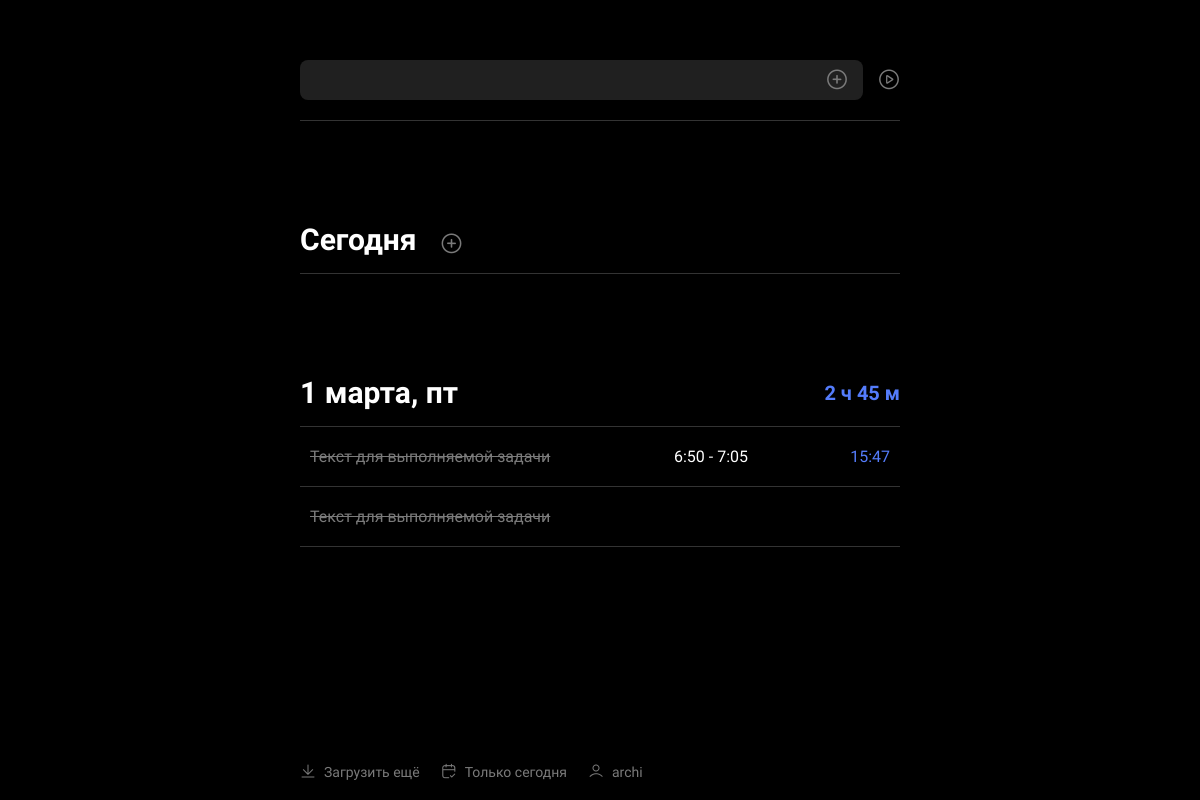
The page / (signed in) on the database as committed earlier.
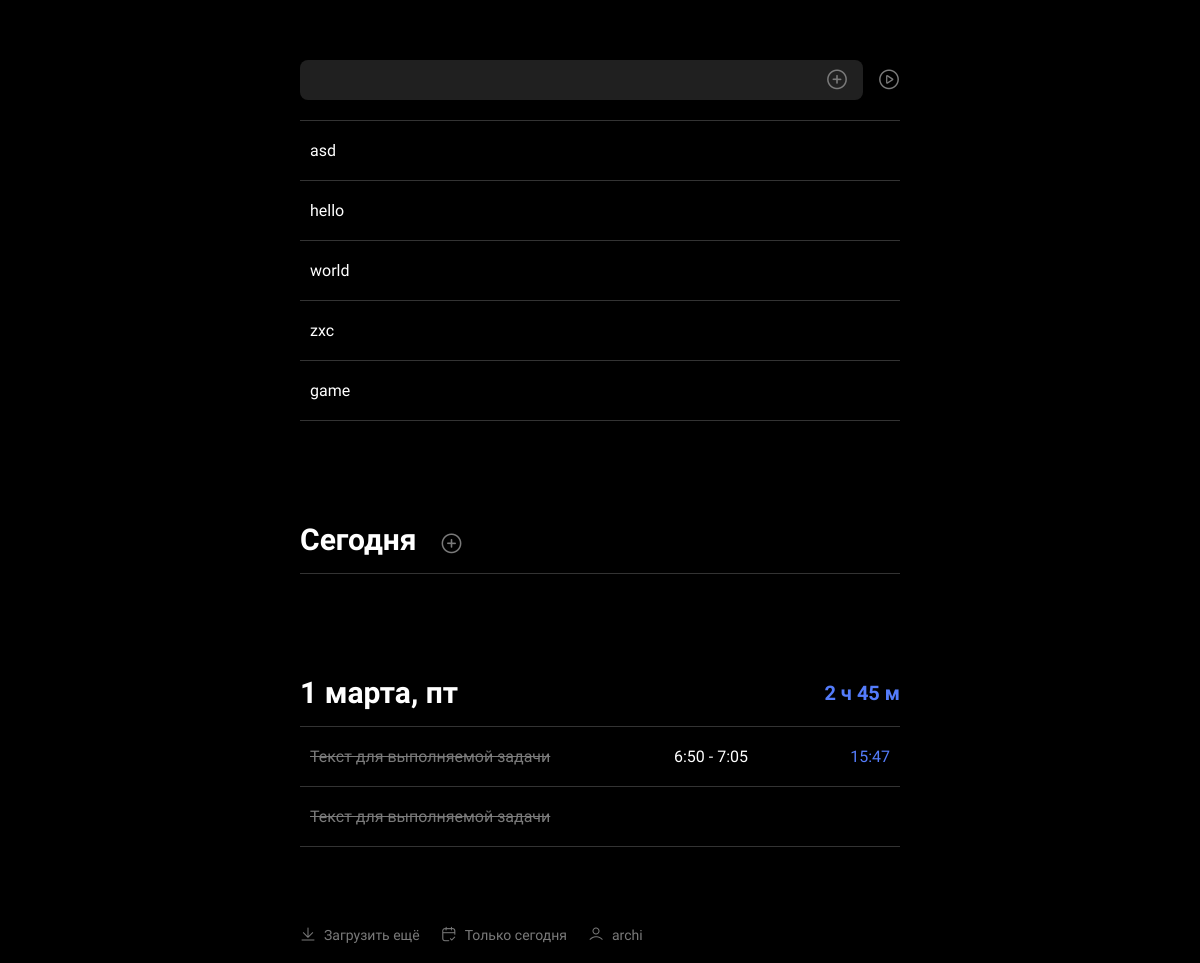
The same page on the database as committed later.
### main_app/models.py (models this page shows, shortened)
class TaskList(models.Model):
    user = models.ForeignKey(User, on_delete=models.CASCADE, related_name='tasks')
    task_name = models.CharField(max_length=255)
    creation_time = models.DateTimeField(auto_now_add=True)
    task_current_time = models.DateTimeField(null=True)
    is_active = models.BooleanField(default=False)
    is_completed = models.BooleanField(default=False)
    order = models.IntegerField(default=100000)
    completed_task_start_time = models.DateTimeField(null=True)
    completed_task_end_time = models.DateTimeField(null=True)
    task_time_interval = models.CharField(max_length=255, null=True)
    def __str__(self):
        return self.task_name

### main_app/views.py (the view)
# urls.py: path('', views.index, name='index'),
@require_GET
@login_required
def index(request):
    form = TaskListForm()
    today = timezone.now().date()
    active_task = TaskList.objects.filter(user=request.user, is_active=True).first()
    pending_tasks = TaskList.objects.filter(user=request.user, is_active=False, is_completed=False).order_by('order')
    completed_tasks_with_time = TaskList.objects.filter(
        user=request.user,
        is_completed=True,
        completed_task_start_time__date=today
    ).order_by('-task_current_time')
    completed_tasks_total_time = get_completed_tasks_total_time(completed_tasks_with_time)
    completed_tasks_no_time = TaskList.objects.filter(
        user=request.user,
        is_completed=True,
        completed_task_start_time__date=None,
    )
    return render(request, 'main_app/index.html', {
        'form': form,
        'active_task': active_task,
        'pending_tasks': pending_tasks,
        'completed_tasks_with_time': completed_tasks_with_time,
        'completed_tasks_total_time': completed_tasks_total_time,
        'completed_tasks_no_time': completed_tasks_no_time,
        'month_day': today.day,
        'month': MONTHS.get(today.month),
    })

### main_app/forms.py
class TaskListForm(forms.ModelForm):
    class Meta:
        model = TaskList
        fields = ('task_name',)
        labels = {
            'task_name': ''
        }

### main_app/utils.py (called while the page is built)
def get_completed_tasks_total_time(completed_tasks):
    total_minutes = sum(time_to_minutes(task.task_time_interval) for task in completed_tasks)
    hours = total_minutes // 60
    minutes = total_minutes % 60
    return f'{hours} ч {minutes} м' if hours > 0 else f'{minutes} м'

### main_app/templates/main_app/index.html (shortened to what this page needs)
{% extends 'base.html' %}
{% load custom_filters %}
{% block content %}
<main class="main">
    <div class="container">
        <div class="tasks">
            <div class="tasks__form">
                <form method="POST" id="tasks__form">
                    <input type="text" class="input" name="task_name">
                    <i class="_icon-plus plus-icon" onclick="addPendingTask()"></i>
                    <i class="_icon-play warning-popup" onclick="addActiveTask()" href="#warning-popup"></i>
                </form>
            </div>
            <div class="tasks__block active__tasks">
                <ul class="tasks__block__list sortable__list" id="upper__tasks__block__list">
                    {% for task in pending_tasks %}
                    <li class="tasks__block__list__item list__item waiting-task">
                        <a href="#edit-task-popup" class="list__item__link popup-link" data-item-id="{{ task.pk }}">
                            <div class="list__item__title">{{ task }}</div>
                        </a>
                    </li>
                    {% endfor %}
                </ul>
            </div>
            <div class="tasks__block">
                <div class="tasks__block__info">
                    <div class="tasks__block__info__title">
                        <h2>Сегодня</h2>
                        <a href="#add-completed-task-popup" class="popup-link">
                            <i class="_icon-plus"></i>
                        </a>
                    </div>
                </div>
            </div>
            <div class="tasks__block">
                <div class="tasks__block__info">
                    <div class="tasks__block__info__title">
                        <h2>1 марта, пт</h2>
                    </div>
                    <div class="tasks__block__info__time">2 ч 45 м</div>
                </div>
                <ul class="tasks__block__list disable-hover">
                    <li class="tasks__block__list__item list__item done">
                        <a href="#" class="list__item__link">
                            <div class="list__item__title">Текст для выполняемой задачи</div>
                            <div class="list__item__strend">6:50 - 7:05</div>
                            <div class="list__item__sepndtime">15:47</div>
                        </a>
                    </li>
                    <li class="tasks__block__list__item list__item done">
                        <a href="#" class="list__item__link">
                            <div class="list__item__title">Текст для выполняемой задачи</div>
                            <div class="list__item__strend"></div>
                            <div class="list__item__sepndtime"></div>
                        </a>
                    </li>
                </ul>
            </div>
        </div>
    </div>
</main>
{% endblock content %}
{% block footer %}
<footer class="footer">
    <div class="container">
        <ul class="footer__options">
            <li class="footer__options__item download-more">
                <a href="#">
                    <i class="_icon-download"></i>
                    <p>Загрузить ещё</p>
                </a>
            </li>
            <li class="footer__options__item today-only">
                <a href="#">
                    <i class="_icon-calendar"></i>
                    <p>Только сегодня</p>
                </a>
            </li>
            <li class="footer__options__item">
                <a href="#profile-edit-popup" class="popup-link">
                    <i class="_icon-user"></i>
                    {% if user.is_authenticated %}
                    <p>{{ user.username }}</p>
                    {% else %}
                    <i class="_icon-user"></i>
                    <p><a href="{% url 'users:login' %}">Войти</a></p>
                    {% endif %}
                </a>
            </li>
        </ul>
    </div>
</footer>
{% endblock footer %}

Rows that differ between the two databases and show on the page:
added TaskList: task_name "asd"
added TaskList: task_name "hello"
added TaskList: task_name "world"
added TaskList: task_name "zxc"
added TaskList: task_name "game"
